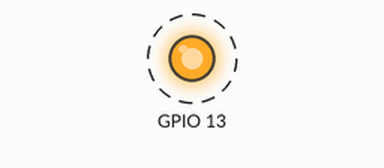
Bench run of a sketch on a simulated ESP32. Parts: output pins drawn as LEDs (lit = HIGH). Dashed ring = blinking. WiFi joins after 1.5 s; servers stay silent unless stated; what the sketch prints to the serial monitor is not drawn.

Above: at 2.2 s.
Timing chart, 0 to 5.0 s (numbered marks = the images above):
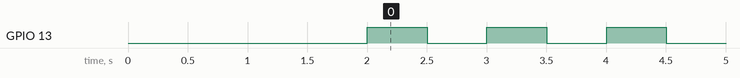

Measured:
- by itself, GPIO 13: alternates HIGH for 0.50 s and LOW for 0.50 s

The sketch:

Wifi.ino
```cpp
#include "WiFi.h"
const char* ssid = "Galaxy S20 FEF378";
const char* password = "111222333";

unsigned long previousMillis = 0;
unsigned long interval = 10000;

void setup() {
  Serial.begin(115200);
  initWiFi();
  Serial.print("RSSI: ");
  Serial.println(WiFi.RSSI());
  pinMode(13, OUTPUT);
}

void loop() {
  digitalWrite(13, HIGH);
  delay(500);
  digitalWrite(13, LOW);
  delay(500);


  unsigned long currentMillis = millis();
  // if WiFi is down, try reconnecting every CHECK_WIFI_TIME seconds
  if ((WiFi.status() != WL_CONNECTED) && (currentMillis - previousMillis >=interval)) {
    Serial.print(millis());
    Serial.println("Reconnecting to WiFi...");
    WiFi.disconnect();
    WiFi.reconnect();
    previousMillis = currentMillis;
  }


}


void initWiFi() {
  WiFi.mode(WIFI_STA);
  WiFi.begin(ssid, password);
  Serial.print("Connecting to WiFi ..");
  while (WiFi.status() != WL_CONNECTED) {
    Serial.print('.');
    delay(1000);
  }
  Serial.println(WiFi.localIP());
}
```
